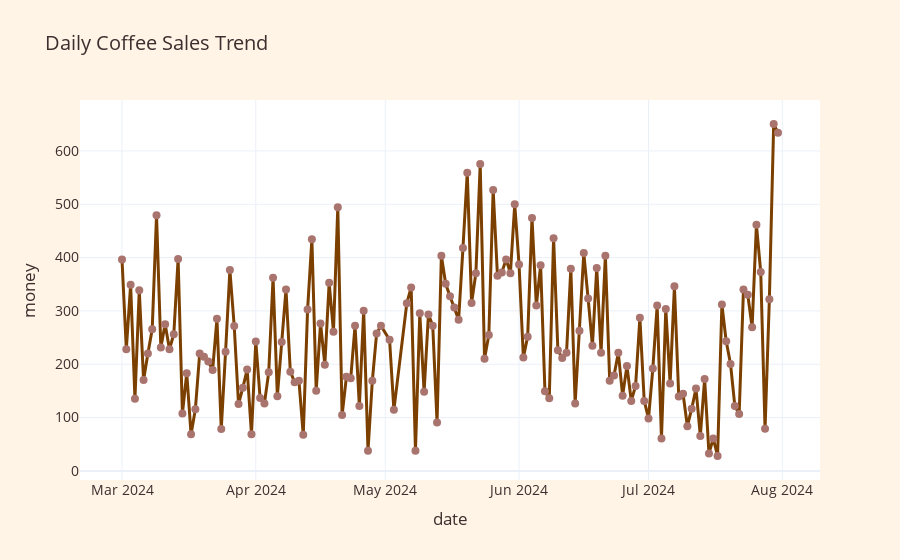

The code cell stored with this chart in its notebook:
### Code cell
#  Plot 5: Daily Sales Trend
daily_sales = df.groupby("date")["money"].sum().reset_index()

fig5 = px.line(
    daily_sales,
    x="date", y="money",
    title=" Daily Coffee Sales Trend",
    markers=True
)
fig5.update_traces(line=dict(color="#7B3F00", width=3), marker=dict(color="#A9746E", size=8))
fig5.update_layout(
    template="plotly_white",
    paper_bgcolor="#FFF4E6",
    font=dict(color="#3C2F2F", size=14)
)
fig5.show()

### Figure 1 — Plotly figure (JSON) as saved in the notebook; plotly's stock layout.template omitted (floating-point values rounded to 4 significant figures; data arrays with more than 128 entries replaced by an {"elided": "..."} marker saying what was removed)
{"data": [{"hovertemplate": "date=%{x}<br>money=%{y}<extra></extra>", "legendgroup": "", "line": {"color": "#7B3F00", "dash": "solid", "width": 3}, "marker": {"color": "#A9746E", "size": 8, "symbol": "circle"}, "mode": "lines+markers", "name": "", "orientation": "v", "showlegend": false, "type": "scatter", "x": {"elided": "150 str values"}, "xaxis": "x", "y": {"elided": "150 float values"}, "yaxis": "y"}], "layout": {"font": {"color": "#3C2F2F", "size": 14}, "legend": {"tracegroupgap": 0}, "paper_bgcolor": "#FFF4E6", "title": {"text": " Daily Coffee Sales Trend"}, "xaxis": {"anchor": "y", "domain": [0, 1], "title": {"text": "date"}}, "yaxis": {"anchor": "x", "domain": [0, 1], "title": {"text": "money"}}}}
